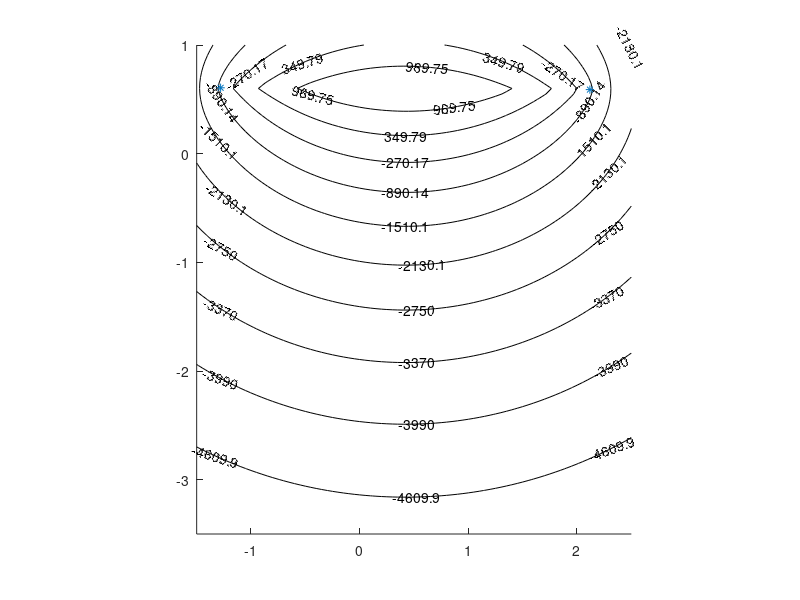

Source code (MATLAB):
%This file takes our ransac_data.mat file from create_map_v3
%uses ransac lines to create potential field map

clf
clc
clear all

load ransac_data.mat

%m and b for source lines
m_source = all_m(1,1:8);
yint_source = all_b(1,1:8);

%m and b for sink lines
m_sink = all_m(1,9:11);
yint_sink = all_b(1,9:11);

%For loop to get 

%v = ln(sqrt((x-2)^2+y^2)

[x,y]=meshgrid(-1.5:0.05:2.5,-3.5:0.05:1);  %Overall area of gauntlet
v_source = 0;
gx_source=0;
gy_source=0;

if all_endpts(1,1) > all_endpts(1,2)
    for a = all_endpts(1,2):0.001:all_endpts(1,1)
        a
        y_int = m_source(1,1)*a + yint_source(1,1);
        v_source = v_source - log(sqrt((x-a).^2 + (y-y_int).^2));
        gx_source = gx_source-((x-a)./((x-a).^2 + (y-y_int).^2));
        gy_source = gy_source-((y-y_int)./((x-a).^2 + (y-y_int).^2));
    end
else
    for a = all_endpts(1,1):0.001:all_endpts(1,2)
        a
        y_int = m_source(1,1)*a + yint_source(1,1);
        v_source = v_source - log(sqrt((x-a).^2 + (y-y_int).^2));
        gx_source = gx_source-((x-a)./((x-a).^2 + (y-y_int).^2));
        gy_source = gy_source-((y-y_int)./((x-a).^2 + (y-y_int).^2));
    end
end
figure
hold on
contour(x,y,v_source,'k','ShowText','On')
plot(all_endpts(1,1:2),all_endpts(1,3:4),'*')
axis equal
hold off